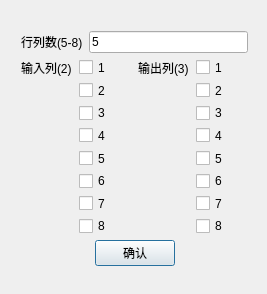
<?xml version="1.0" encoding="UTF-8"?>
<ui version="4.0">
 <class>Config</class>
 <widget class="QDialog" name="Config">
  <property name="enabled">
   <bool>true</bool>
  </property>
  <property name="geometry">
   <rect>
    <x>0</x>
    <y>0</y>
    <width>267</width>
    <height>294</height>
   </rect>
  </property>
  <property name="windowTitle">
   <string>Dialog</string>
  </property>
  <widget class="QWidget" name="">
   <property name="geometry">
    <rect>
     <x>21</x>
     <y>31</y>
     <width>227</width>
     <height>235</height>
    </rect>
   </property>
   <layout class="QVBoxLayout" name="verticalLayout_5">
    <item>
     <layout class="QHBoxLayout" name="horizontalLayout_2">
      <item>
       <widget class="QLabel" name="label_size">
        <property name="enabled">
         <bool>true</bool>
        </property>
        <property name="text">
         <string>行列数(5-8)</string>
        </property>
       </widget>
      </item>
      <item>
       <widget class="QLineEdit" name="sizeEdit">
        <property name="enabled">
         <bool>true</bool>
        </property>
        <property name="text">
         <string>5</string>
        </property>
       </widget>
      </item>
     </layout>
    </item>
    <item>
     <layout class="QHBoxLayout" name="horizontalLayout">
      <item>
       <layout class="QVBoxLayout" name="verticalLayout_4">
        <item>
         <widget class="QLabel" name="label_input">
          <property name="text">
           <string>输入列(2)</string>
          </property>
         </widget>
        </item>
        <item>
         <spacer name="verticalSpacer">
          <property name="orientation">
           <enum>Qt::Vertical</enum>
          </property>
          <property name="sizeHint" stdset="0">
           <size>
            <width>18</width>
            <height>138</height>
           </size>
          </property>
         </spacer>
        </item>
       </layout>
      </item>
      <item>
       <layout class="QVBoxLayout" name="verticalLayout_2">
        <item>
         <widget class="QCheckBox" name="checkBox_in_1">
          <property name="text">
           <string>1</string>
          </property>
          <property name="checkable">
           <bool>true</bool>
          </property>
          <property name="checked">
           <bool>false</bool>
          </property>
         </widget>
        </item>
        <item>
         <widget class="QCheckBox" name="checkBox_in_2">
          <property name="text">
           <string>2</string>
          </property>
         </widget>
        </item>
        <item>
         <widget class="QCheckBox" name="checkBox_in_3">
          <property name="text">
           <string>3</string>
          </property>
         </widget>
        </item>
        <item>
         <widget class="QCheckBox" name="checkBox_in_4">
          <property name="text">
           <string>4</string>
          </property>
         </widget>
        </item>
        <item>
         <widget class="QCheckBox" name="checkBox_in_5">
          <property name="text">
           <string>5</string>
          </property>
         </widget>
        </item>
        <item>
         <widget class="QCheckBox" name="checkBox_in_6">
          <property name="text">
           <string>6</string>
          </property>
         </widget>
        </item>
        <item>
         <widget class="QCheckBox" name="checkBox_in_7">
          <property name="text">
           <string>7</string>
          </property>
         </widget>
        </item>
        <item>
         <widget class="QCheckBox" name="checkBox_in_8">
          <property name="text">
           <string>8</string>
          </property>
         </widget>
        </item>
       </layout>
      </item>
      <item>
       <layout class="QVBoxLayout" name="verticalLayout_3">
        <item>
         <widget class="QLabel" name="label_output">
          <property name="text">
           <string>输出列(3)</string>
          </property>
         </widget>
        </item>
        <item>
         <spacer name="verticalSpacer_2">
          <property name="orientation">
           <enum>Qt::Vertical</enum>
          </property>
          <property name="sizeHint" stdset="0">
           <size>
            <width>20</width>
            <height>138</height>
           </size>
          </property>
         </spacer>
        </item>
       </layout>
      </item>
      <item>
       <layout class="QVBoxLayout" name="verticalLayout">
        <item>
         <widget class="QCheckBox" name="checkBox_out_1">
          <property name="text">
           <string>1</string>
          </property>
         </widget>
        </item>
        <item>
         <widget class="QCheckBox" name="checkBox_out_2">
          <property name="text">
           <string>2</string>
          </property>
         </widget>
        </item>
        <item>
         <widget class="QCheckBox" name="checkBox_out_3">
          <property name="text">
           <string>3</string>
          </property>
         </widget>
        </item>
        <item>
         <widget class="QCheckBox" name="checkBox_out_4">
          <property name="text">
           <string>4</string>
          </property>
         </widget>
        </item>
        <item>
         <widget class="QCheckBox" name="checkBox_out_5">
          <property name="text">
           <string>5</string>
          </property>
         </widget>
        </item>
        <item>
         <widget class="QCheckBox" name="checkBox_out_6">
          <property name="text">
           <string>6</string>
          </property>
         </widget>
        </item>
        <item>
         <widget class="QCheckBox" name="checkBox_out_7">
          <property name="text">
           <string>7</string>
          </property>
         </widget>
        </item>
        <item>
         <widget class="QCheckBox" name="checkBox_out_8">
          <property name="text">
           <string>8</string>
          </property>
         </widget>
        </item>
       </layout>
      </item>
     </layout>
    </item>
    <item>
     <layout class="QHBoxLayout" name="horizontalLayout_3">
      <item>
       <spacer name="horizontalSpacer">
        <property name="orientation">
         <enum>Qt::Horizontal</enum>
        </property>
        <property name="sizeHint" stdset="0">
         <size>
          <width>68</width>
          <height>20</height>
         </size>
        </property>
       </spacer>
      </item>
      <item>
       <widget class="QPushButton" name="pushButton">
        <property name="enabled">
         <bool>true</bool>
        </property>
        <property name="text">
         <string>确认</string>
        </property>
        <property name="autoDefault">
         <bool>true</bool>
        </property>
       </widget>
      </item>
      <item>
       <spacer name="horizontalSpacer_2">
        <property name="orientation">
         <enum>Qt::Horizontal</enum>
        </property>
        <property name="sizeHint" stdset="0">
         <size>
          <width>68</width>
          <height>20</height>
         </size>
        </property>
       </spacer>
      </item>
     </layout>
    </item>
   </layout>
  </widget>
  <zorder>label_size</zorder>
  <zorder>label_input</zorder>
  <zorder>label_output</zorder>
  <zorder>sizeEdit</zorder>
  <zorder>layoutWidget</zorder>
  <zorder>layoutWidget</zorder>
  <zorder>horizontalSpacer</zorder>
  <zorder>horizontalSpacer_2</zorder>
  <zorder>verticalSpacer</zorder>
  <zorder>verticalSpacer_2</zorder>
  <zorder>pushButton</zorder>
  <zorder>checkBox_out_1</zorder>
  <zorder>checkBox_out_2</zorder>
  <zorder>checkBox_out_3</zorder>
  <zorder>checkBox_out_4</zorder>
  <zorder>checkBox_out_5</zorder>
  <zorder>checkBox_out_6</zorder>
  <zorder>checkBox_out_7</zorder>
  <zorder>checkBox_out_8</zorder>
  <zorder>layoutWidget</zorder>
 </widget>
 <resources/>
 <connections/>
</ui>
